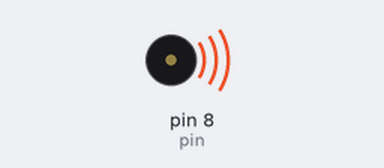
Bench run of a sketch on a simulated Arduino Uno, built with avr-gcc and run on an emulated ATmega328P. On the bench: buzzer (waves = sounding).

Above: at 0.15 s.
At 11.6 s:
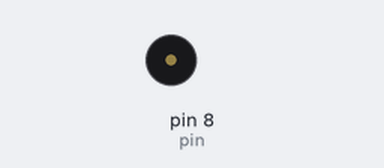
Timing chart, 0 to 15.5 s (numbered marks = the images above):
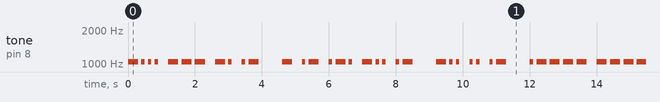

The sketch:

002_frase.ino
```cpp
/******************************************************************************
**                                                                           **
**                              Morse                                        **
**                                                                           **
**                                                                           **
******************************************************************************/

//****** Includes *************************************************************

//****** Variables ************************************************************
const int pin = 8;   // pin for speaker

int note = 1047;
int velocitat = 10;

//****** Setup ****************************************************************
void setup()
{
}

//****** Loop *****************************************************************
void loop()
{
  //B
  ratlla();
  punt();
  punt();
  punt();
  //Espai entre lletres
  espaiL();

  //O
  ratlla();
  ratlla();
  ratlla();
  //Espai entre lletres
  espaiL();

  //N
  ratlla();
  punt();
  //Espai entre lletres
  espaiL();

  //A
  punt();
  ratlla();
  //Espai entre paraules
  espaiP();

  //T
  ratlla();
  //Espai entre lletres
  espaiL();

  //A
  punt();
  ratlla();
  //Espai entre lletres
  espaiL();

  //R
  punt();
  ratlla();
  punt();
  //Espai entre lletres
  espaiL();

  //D
  ratlla();
  punt();
  punt();
  //Espai entre lletres
  espaiL();

  //A
  punt();
  ratlla();
  //Espai entre paraules
  espaiP();

  //D
  ratlla();
  punt();
  punt();

  //Espai entre lletres
  espaiL();

  //I
  punt();
  punt();
  //Espai entre lletres
  espaiL();

  //A
  punt();
  ratlla();
  //Espai entre paraules
  espaiP();

  //1
  punt();
  ratlla();
  ratlla();
  ratlla();
  ratlla();
  //Espai entre lletres
  espaiL();

  //0
  ratlla();
  ratlla();
  ratlla();
  ratlla();
  ratlla();
  //Espai entre lletres
  espaiL();

  //0
  ratlla();
  ratlla();
  ratlla();
  ratlla();
  ratlla();
  //Espai entre lletres
  espaiL();

  //5
  punt();
  punt();
  punt();
  punt();
  punt();
  //Espai entre lletres
  espaiL();

  //2
  punt();
  punt();
  ratlla();
  ratlla();
  ratlla();
  //Espai entre lletres
  espaiL();

  //1
  punt();
  ratlla();
  ratlla();
  ratlla();
  ratlla();
  //Espai entre paraules
  espaiP();


}

//****** Funcions *************************************************************
void punt()
{
  tone(pin, note, 1000/velocitat);
  delay(1000/velocitat);
  delay(1000/velocitat);
}

void ratlla()
{
  tone(pin, note, 3*(1000/velocitat));
  delay(3*(1000/velocitat));
  delay(1000/velocitat);
}

void espaiL()  //Espai entre lletres
{
  delay(2*(1000/velocitat));
}

void espaiP()  //Espai entre paraules
{
  delay(6*(1000/velocitat));
}
```

Measured:
- by itself, tone on pin 8 (pin): plays 1047 Hz for 0.30 s, 1047 Hz for 0.10 s, 1047 Hz for 0.10 s, 1047 Hz for 0.10 s, 1047 Hz for 0.30 s, 1047 Hz for 0.30 s … (323 notes in this stretch)
